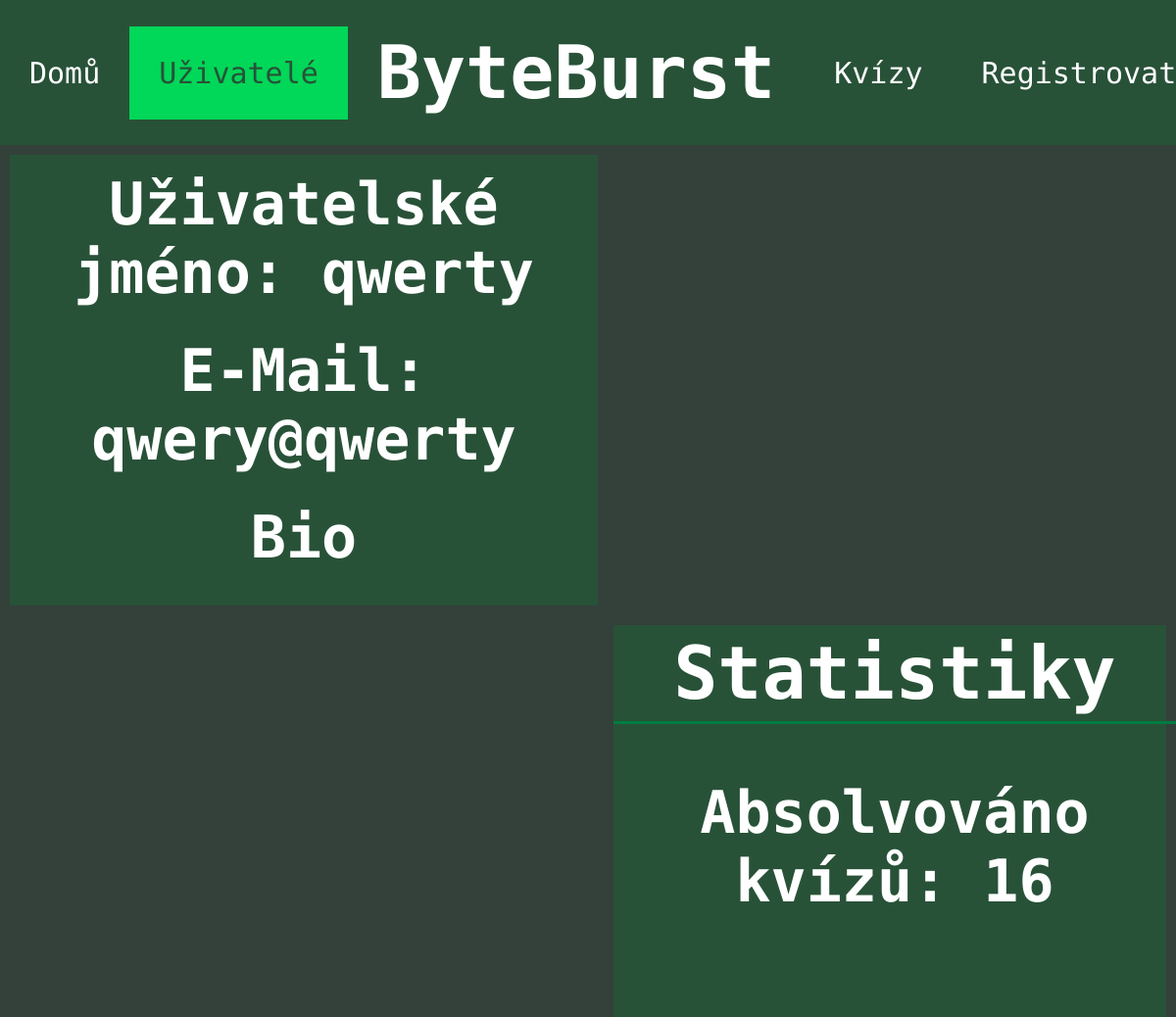
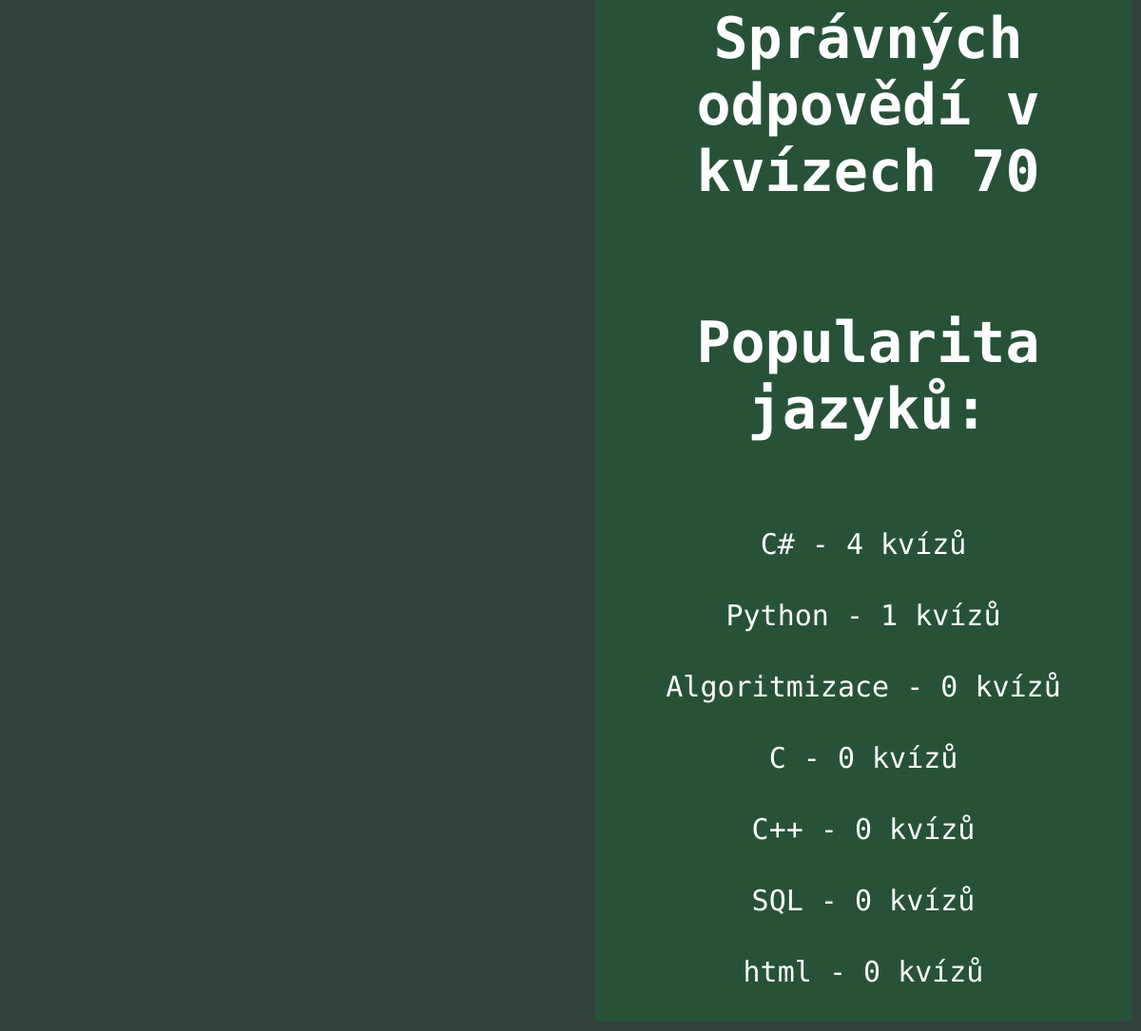
/users/17, run on the app's committed database (2 pictures, top to bottom).
### tables this page shows
CREATE TABLE "user" (
	"id"	INTEGER,
	"username"	TEXT UNIQUE,
	"email"	TEXT UNIQUE,
	"password"	TEXT,
	"bio"	TEXT,
	"quiz_correct"	INTEGER DEFAULT 0,
	"quiz_absolved"	INTEGER DEFAULT 0,
	"is_admin"	INTEGER DEFAULT 0,
	"is_active"	INTEGER NOT NULL DEFAULT 1,
	PRIMARY KEY("id" AUTOINCREMENT)
);

CREATE TABLE "category" (
	"id"	INTEGER,
	"name"	TEXT,
	PRIMARY KEY("id" AUTOINCREMENT)
);

### app.py (the view)
@app.route("/users/<user_id>") # route pro zobrazení konkrétního už. profilu
def user(user_id):
    cur, con=db_connect()
    cur.execute("SELECT username, email, bio, quiz_correct, quiz_absolved FROM user WHERE id=?", (user_id,)) # vybrání už. jména, e-mailu, bia, počtu správných odpovědí a absolvovaných kvízů z tabulky user v záznamech, kde se id rovná předanému parametru
    username, email, bio, quiz_correct, quiz_absolved=cur.fetchone() # spojení výsledku dotazu do stejnojmenných proměnných
    cur.execute("SELECT * FROM language_popularity WHERE user_id=?",(user_id,)) # vybrání všech atributů z tabulky language_popularity
    language_popularity_temporary=cur.fetchall() # spojení výsledku do dotazu language popularity
    cur.execute("SELECT name FROM category") # výběr jmen kategorií z tabulky category
    categories=cur.fetchall() # spojení výsledku dotazu do tabulky categories
    language_popularity={} # založení dictionary language_popularity
    for i in range (0, len(categories)): # založení for cyklu pro procházení jednotlivých dílčích kategorií
        language_popularity[categories[i]]=language_popularity_temporary[i][3] # nastavení hodnoty v language_popularity s klíčem categories[i], tedy dílčí kategorie, na hodnotu třetí hodnotu v i-tém listu v language_popularity_temporary
    language_popularity=sorted(language_popularity.items(), key=lambda x: x[1], reverse=True) # language_popularity.items přetvoří dictionary na list, ve kterém jsou další listy, které vždy obsahující dvojici klíč a k ní hodnota
    return render_template("pages/profil.html", active=2, username=username, email=email, bio=bio, quiz_correct=quiz_correct, quiz_absolved=quiz_absolved, language_popularity=language_popularity, is_admin=0)

### app.py (called while the page is built)
def db_connect():
    con = sqlite3.connect("database.db") # připojení do databáze uložené v adresáři jako database.db
    cur = con.cursor() # vytvoření cursor pro interakci s databází
    return cur, con

### templates/pages/profil.html (shortened to what this page needs)
{% extends "layout/header.html" %}
{% block content %}
<div class="profile-left-section">
    <h2>Uživatelské jméno: {{ username }}</h2><br>
    <h2>E-Mail: {{ email }}</h2><br>
    <h2>Bio</h2><br>
</div>
<div class="profile-right-section">
    <h1>Statistiky</h1>
    <h2>Absolvováno kvízů: {{ quiz_absolved }}</h2>
    <h2>Správných odpovědí v kvízech {{ quiz_correct }}</h2>
    <h2 style="text-align: center;">Popularita jazyků:</h2>
    {% for element in language_popularity %}
        <p>{{ element[0][0] }} - {{ element[1] }} kvízů</p>
    {% endfor %}
</div>
{% endblock %}

### static/css/style.css (style rules this page uses)
* { font-family: "Ubuntu Mono", monospace; color: white; }
:root { --background-green:#285238; --hover-green:#007C41; --active-green:#01D758; --page-background: #34403A; }
body { margin: 0; padding: 0; background-color: #34403A; }
h1 { font-size: 75px; display: inline-block; text-align: center; margin: auto; position: relative; }
h2 { font-size: 60px; display: inline-block; }
.profile-left-section { width: 50%; float: left; text-align: center; margin: 10px; background-color: var(--background-green); }
.profile-left-section h2 { margin: 10px; max-width: 90%; }
.profile-right-section { width: 47%; float: right; margin: 10px; background-color: var(--background-green); }
.profile-right-section h1,h2 { width: 100%; padding: 5px; text-align: center; }
.profile-right-section h1 { border-bottom: solid var(--hover-green); }
.profile-right-section p { font-size: 30px; padding: 5px; text-align: center; }

### data on the page
user: username "qwerty", email "qwery@qwerty"
category: name "C#", element "4"
category: name "Python", element "1"
category: name "Algoritmizace", element "0"
category: name "C", element "0"
category: name "C++", element "0"
category: name "SQL", element "0"
category: name "html", element "0"

### other printed values
{{ quiz_absolved }} "16"
{{ quiz_correct }} "70"
